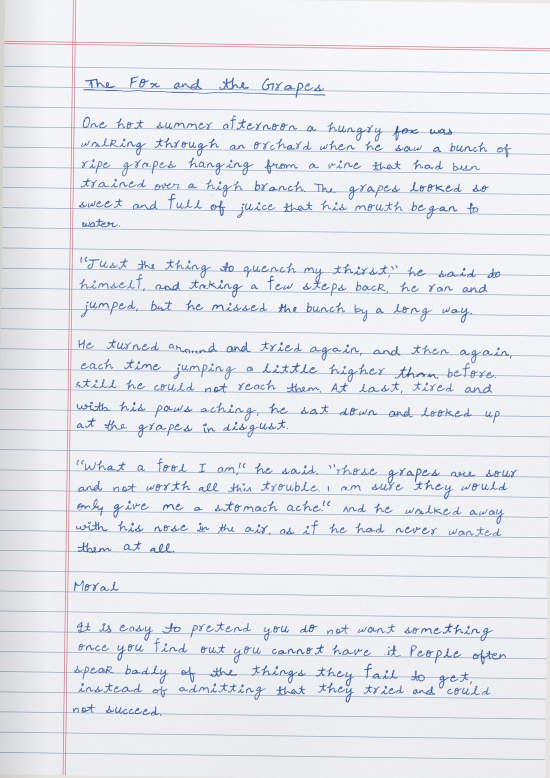
#> input picture examples/example_page.jpg, 1100 x 1556 px (shown at 1/2 size)
$ python -i pageclean.py   (imports and definitions only)
#> lines starting #> are read from the running program, lines starting #| are printed output that depends on the picture; after the words box and inside, x2 and y2 are one past the last pixel; in counts of white or black regions, pixels touching at a corner belong together
"""Clean a photo of handwriting on (ruled) paper.

Produces an ink map (0..1, how strongly each pixel is pen ink) with ruled
lines, margin lines and paper shading removed, plus the positions of the ruled
lines, which are used as baselines and as a size reference.

Used by harvest.py. Nothing here is specific to one person's handwriting.
"""
import cv2
import numpy as np
from PIL import Image, ImageOps

# [5 lines not run here, left out]


def load(path):
    im = ImageOps.exif_transpose(Image.open(path)).convert("RGB")
    return cv2.cvtColor(np.array(im), cv2.COLOR_RGB2BGR)


def darkness(bgr):
    """0..1 darkness of thin dark marks relative to the paper right around them.

    A morphological closing wider than any pen stroke gives the local paper
    brightness, so shadows, page curl and the desk around the page drop out
    and only stroke-sized marks (ink, ruled lines) remain.
    """
    v = bgr.mean(axis=2).astype(np.float32)
    k = int(max(9, round(min(v.shape) / 90))) | 1
    paper = cv2.morphologyEx(v, cv2.MORPH_CLOSE, cv2.getStructuringElement(cv2.MORPH_ELLIPSE, (k, k)))
    paper = cv2.GaussianBlur(paper, (0, 0), k / 4)
    d = np.clip((paper - v) / np.maximum(paper, 30.0), 0, 1)
    d[paper < 70] = 0          # very dark surroundings (desk, binding shadow)
    return d


def reddish(bgr):
    """Mask of red/pink pixels (notebook margin lines, red pen)."""
    b, g, r = [bgr[..., i].astype(np.int16) for i in range(3)]
    return (r - np.maximum(b, g)) > 22


def estimate_skew(mask):
    """Angle in degrees that makes horizontal structure most horizontal."""
    h, w = mask.shape
    k = 900.0 / max(h, w)
    small = cv2.resize(mask.astype(np.uint8) * 255, None, fx=k, fy=k, interpolation=cv2.INTER_AREA)
    best, best_a = -1, 0.0
    for a in np.arange(-8, 8.01, 0.25):
        M = cv2.getRotationMatrix2D((small.shape[1] / 2, small.shape[0] / 2), a, 1)
        rot = cv2.warpAffine(small, M, (small.shape[1], small.shape[0]))
        s = np.var(rot.sum(axis=1).astype(np.float64))
        if s > best:
            best, best_a = s, a
    # refine
    for a in np.arange(best_a - 0.25, best_a + 0.26, 0.05):
        M = cv2.getRotationMatrix2D((small.shape[1] / 2, small.shape[0] / 2), a, 1)
        rot = cv2.warpAffine(small, M, (small.shape[1], small.shape[0]))
        s = np.var(rot.sum(axis=1).astype(np.float64))
        if s > best:
            best, best_a = s, a
    return float(best_a)


def rotate(img, angle, border):
    h, w = img.shape[:2]
    M = cv2.getRotationMatrix2D((w / 2, h / 2), angle, 1)
    return cv2.warpAffine(img, M, (w, h), flags=cv2.INTER_CUBIC, borderMode=cv2.BORDER_CONSTANT, borderValue=border)


def _fit_curve(xs, ys, w, seg=120):
    """Centre line y(x) over the full width from a line's pixels.

    Piecewise medians over short segments follow page curl; outlier segments
    (underlines, letter bottoms) are dropped against their neighbours.
    """
    x0, x1 = int(xs.min()), int(xs.max())
    cx, cy = [], []
    for a in range(x0, x1 + 1, seg):
        m = (xs >= a) & (xs < a + seg)
        if m.sum() >= 12:
            cx.append(a + seg / 2)
            cy.append(float(np.median(ys[m])))
    cx, cy = np.array(cx), np.array(cy)
    if len(cx) >= 5:
        keep = np.ones(len(cx), bool)
        for i in range(len(cx)):
            nb = cy[max(i - 3, 0):i + 4]
            if abs(cy[i] - np.median(nb)) > 5:
                keep[i] = False
        if keep.sum() >= 3:
            cx, cy = cx[keep], cy[keep]
    if len(cx) == 1:
        return np.full(w, cy[0], np.float32)
    X = np.arange(w, dtype=np.float32)
    y = np.interp(X, cx, cy)
    # extend past the ends along the end slope
    k = min(3, len(cx) - 1)
    sl = (cy[k] - cy[0]) / (cx[k] - cx[0])
    sr = (cy[-1] - cy[-1 - k]) / (cx[-1] - cx[-1 - k])
    y = np.where(X < cx[0], cy[0] + (X - cx[0]) * sl, y)
    y = np.where(X > cx[-1], cy[-1] + (X - cx[-1]) * sr, y)
    y = cv2.GaussianBlur(y.astype(np.float32)[None, :], (0, 0), seg / 3)[0]
    return y


def find_rules(d, min_frac=0.25):
    """Ruled lines in a darkness map, traced as curves (pages bend and tilt).

    Returns (rule_mask, rules); each rule has a per-column centre line `yc`,
    its median `y` and stroke `thick`.
    """
    h, w = d.shape
    lo = (d > 0.07).astype(np.uint8)
    klen = max(25, w // 45)
    ker = cv2.getStructuringElement(cv2.MORPH_RECT, (klen, 1))
    horiz = cv2.morphologyEx(lo, cv2.MORPH_OPEN, ker)
    # 1-px steps of a tilted line: open a vertically thickened copy too
    horiz |= cv2.morphologyEx(cv2.dilate(lo, np.ones((3, 1), np.uint8)), cv2.MORPH_OPEN, ker) & lo
    bridge = cv2.dilate(horiz, cv2.getStructuringElement(cv2.MORPH_RECT, (81, 3)))
    n, lab, st, _ = cv2.connectedComponentsWithStats(bridge, 8)
    rules = []
    for i in range(1, n):
        x, y, ww, hh, _a = st[i]
        if ww < min_frac * w or hh > h / 10:
            continue
        sub = horiz[y:y + hh, x:x + ww] & (lab[y:y + hh, x:x + ww] == i)
        ys_, xs_ = np.nonzero(sub)
        if len(xs_) < 0.15 * w:
            continue
        # per-column centre
        cols = np.bincount(xs_, minlength=ww)
        sums = np.bincount(xs_, weights=ys_, minlength=ww)
        have = cols > 0
        _ = sums
        yc = _fit_curve(xs_.astype(np.float64) + x, ys_.astype(np.float64) + y, w)
        thick = float(np.median(cols[have]))
        rules.append({"y": float(np.median(yc)), "yc": yc, "thick": max(min(thick, 8.0), 1.0)})
    rules.sort(key=lambda r: r["y"])
    out = []
    for r in rules:   # pieces of the same line found twice
        if out and np.median(np.abs(r["yc"] - out[-1]["yc"])) < 6:
            continue
        out.append(r)
    return horiz, out


def rule_spacing(rules):
    if len(rules) < 3:
        return None
    gaps = np.diff([r["y"] for r in rules])
    med = np.median(gaps)
    good = gaps[(gaps > 0.6 * med) & (gaps < 1.4 * med)]
    return float(np.median(good)) if len(good) else float(med)


def remove_rules(d, rules, horiz):
    """Erase ruled lines from the darkness map.

    Ink and the printed line combine multiplicatively (1-d = (1-line)(1-ink)),
    so dividing out a per-block model of the line's darkness profile recovers
    the ink even where a letter sits on or crosses the line.
    """
    out = d.copy()
    h, w = d.shape
    block = 40
    for r in rules:
        half = r["thick"] / 2 + 1.5
        R = int(np.ceil(half)) + 1
        offs = np.arange(-R, R + 1)
        yc = np.round(r["yc"]).astype(int)
        for x0 in range(0, w, block):
            x1 = min(x0 + block, w)
            cols = np.arange(x0, x1)
            ys = np.clip(yc[cols][None, :] + offs[:, None], 0, h - 1)
            vals = d[ys, cols[None, :]]                    # (rows, cols)
            prof = np.percentile(vals, 45, axis=1)          # line darkness per row offset
            prof = np.clip(prof, 0, 0.95)
            ink = 1 - (1 - vals) / (1 - prof[:, None])
            ink = np.clip(ink * 1.08 - 0.03, 0, 1)
            out[ys, cols[None, :]] = ink
    for r in rules:
        half = r["thick"] / 2 + 1.5
        # leftovers that live entirely inside the line band are bits of the line
        y0 = int(max(np.floor(r["yc"].min() - half) - 1, 0))
        y1 = int(min(np.ceil(r["yc"].max() + half) + 2, h))
        sub = (out[y0:y1] > 0.12).astype(np.uint8)
        n, lab, st, _ = cv2.connectedComponentsWithStats(sub, 8)
        drop = []
        for i in range(1, n):
            x, y, ww, hh, _a = st[i]
            cx = min(x + ww // 2, w - 1)
            yt = y0 + y
            yb = y0 + y + hh - 1
            inside = yt >= np.floor(r["yc"][cx] - half) - 1 and yb <= np.ceil(r["yc"][cx] + half) + 1
            if not inside:
                continue
            ext = out[max(yt - 2, 0):yt, x:x + ww].max(initial=0) > 0.2 or out[yb + 1:yb + 3, x:x + ww].max(initial=0) > 0.2
            if not ext:
                drop.append(i)
        if drop:
            region = out[y0:y1]
            region[np.isin(lab, drop)] = 0
    return out


def colour_split(bgr, d, ink, rules):
    """When the pen is bluer than the printed lines (common: blue/violet pen on
    grey or black rules), use colour to remove what's left of the lines under
    words, then bridge strokes that crossed a line. No-op when they match."""
    h, w = d.shape
    b, g, r = [bgr[..., i].astype(np.float32) for i in range(3)]
    chroma = cv2.blur(b - (r + g) / 2, (3, 3))
    band = np.zeros((h, w), np.uint8)
    cols = np.arange(w)
    for ru in rules:
        yc = np.round(ru["yc"]).astype(int)
        half = int(np.ceil(ru["thick"] / 2)) + 1
        for off in range(-half, half + 1):
            band[np.clip(yc + off, 0, h - 1), cols] = 1
    bandb = band.astype(bool)
    near = cv2.dilate(band, np.ones((11, 1), np.uint8)).astype(bool)
    strong_ink = (d > 0.35) & ~near
    on_line = bandb & (d > 0.12)
    if strong_ink.sum() < 500 or on_line.sum() < 500:
        return ink
    ink_c = float(np.median(chroma[strong_ink]))
    line_c = float(np.median(chroma[on_line]))
    if ink_c - line_c < 8:
        return ink
    thr = (ink_c + line_c) / 2
    out = ink.copy()
    # only weak leftovers of the line go; ink that clearly survived the
    # line-division step (letter bottoms sitting on the line) stays
    # line pixels form long horizontal runs of the line's colour; the bottoms
    # of letters resting on the line only make short ones
    sp = np.median(np.diff([ru["y"] for ru in rules])) if len(rules) > 2 else 60
    runs = (bandb & (chroma < thr)).astype(np.uint8)
    klen = max(9, int(0.28 * sp))
    kill = cv2.morphologyEx(runs, cv2.MORPH_OPEN, cv2.getStructuringElement(cv2.MORPH_RECT, (klen, 1))).astype(bool)
    out[kill] = 0
    # bridge: a stroke continuing straight through the band
    for ru in rules:
        yc = np.round(ru["yc"]).astype(int)
        half = int(np.ceil(ru["thick"] / 2)) + 1
        top = np.clip(yc - half - 1, 0, h - 1)
        bot = np.clip(yc + half + 1, 0, h - 1)
        a_ = out[top, cols]
        b_ = out[bot, cols]
        cross = (a_ > 0.3) & (b_ > 0.3)
        for x in np.nonzero(cross)[0]:
            seg = slice(top[x], bot[x] + 1)
            out[seg, x] = np.maximum(out[seg, x], min(a_[x], b_[x]))
    return out


def clean_page(bgr, deskew=True):
    """Returns dict with deskewed bgr, ink map, rules, spacing, angle."""
    red = reddish(bgr)
    d = darkness(bgr)
    d[red] = 0
    angle = 0.0
    if deskew:
        angle = estimate_skew(d > 0.1)
        if abs(angle) > 0.05:
            bgr = rotate(bgr, angle, (255, 255, 255))
            d = rotate(d, angle, 0)
    horiz, rules = find_rules(d)
    ink = remove_rules(d, rules, horiz) if rules else d.copy()
    if rules:
        ink = colour_split(bgr, d, ink, rules)
    # vertical margin lines: long thin vertical runs
    lo = (ink > 0.07).astype(np.uint8)
    vk = max(40, ink.shape[0] // 10)
    lo_w = cv2.dilate(lo, np.ones((1, 3), np.uint8))
    vert = cv2.morphologyEx(lo_w, cv2.MORPH_OPEN, cv2.getStructuringElement(cv2.MORPH_RECT, (1, vk)))
    vert = cv2.dilate(vert, np.ones((1, 3), np.uint8))
    n, lab, st, _ = cv2.connectedComponentsWithStats(vert, 8)
    for i in range(1, n):
        if st[i, 3] > vk and st[i, 2] < max(12, ink.shape[1] // 150):  # long and thin
            ink[lab == i] = 0
    # margin lines: columns that have ink down most of the page
    colfrac = cv2.dilate((ink > 0.08).astype(np.uint8), np.ones((1, 3), np.uint8)).mean(axis=0)
    for x in np.where(colfrac > 0.33)[0]:
        ink[:, max(x - 2, 0):x + 3] = 0
    return {"bgr": bgr, "ink": ink, "rules": rules, "spacing": rule_spacing(rules), "angle": angle}

>>> import cv2
>>> picture = cv2.cvtColor(cv2.imread('../examples/example_page.jpg'), cv2.COLOR_BGR2RGB)
>>> result = clean_page(picture)
#> in reddish, `return (r - np.maximum(b, g)) > 22`:
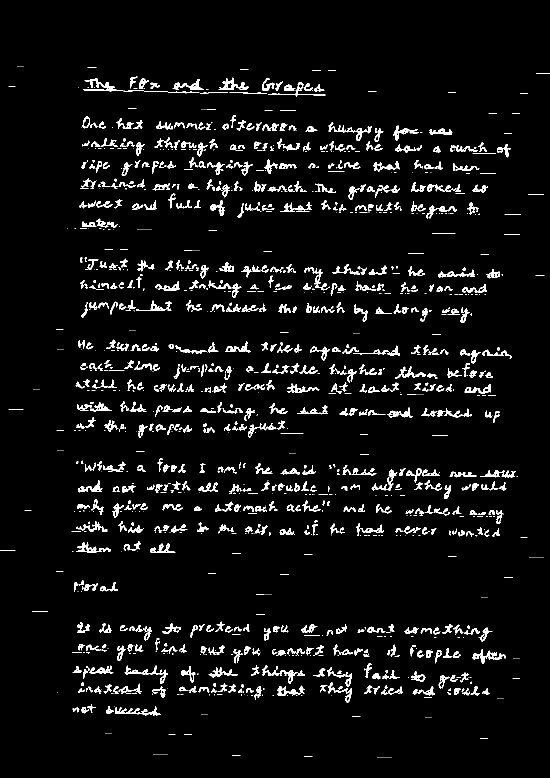
#> returned value: shape (1556, 1100) bool (shown at 1/2 size); 5.4% white; 1459 white regions (648 under 20 px), largest, box (x1, y1, x2, y2) and area: (657, 245, 744, 282) 616, (249, 1331, 336, 1368) 606, (230, 1412, 321, 1432) 578
#> in clean_page, `d[red] = 0`: d: shape (1556, 1100) float32; min 0, max 0.734, mean 0.0217
#> the loop in estimate_skew, `for a in np.arange(-8, 8.01, 0.25):` made 65 passes
#> (s, best, best_a) on passes 1, 2, 3, 6, 7, 8, 13, 14, 15, 16, 17, 20: (3175234.4, 3175234.4, -8), (3506559.7, 3506559.7, -7.75), (3982474.2, 3982474.2, -7.5), (4238715.1, 4238715.1, -6.75), (4466241.6, 4466241.6, -6.5), (4488996.8, 4488996.8, -6.25), (4906797.8, 4906797.8, -5), (5448033.6, 5448033.6, -4.75), (5509225, 5509225, -4.5), (5535234.5, 5535234.5, -4.25), (5798882.5, 5798882.5, -4), (5836246, 5836246, -3.25)
#> s on passes 4, 5, 9, 10, 11, 12: 3915992.7, 3917309.4, 4342956.1, 4212721.5, 3987487.8, 4462937.2
#> after the loop in estimate_skew, `for a in np.arange(-8, 8.01, 0.25):`: best = 342386961.2; best_a = 0.75
#> the loop in estimate_skew, `for a in np.arange(best_a - 0.25, best_a + 0.26, 0.05):` made 11 passes
#> s on passes 1 to 11: 183475749.5, 212543620.2, 247155130.7, 284739535.1, 319441790.1, 342386961.2, 337723220.7, 310295398.7, 273434858.4, 236626183.6, 204181702.1
#> pass 1, in estimate_skew, `rot = cv2.warpAffine(small, M, (small.shape[1], small.shape[0]))`:
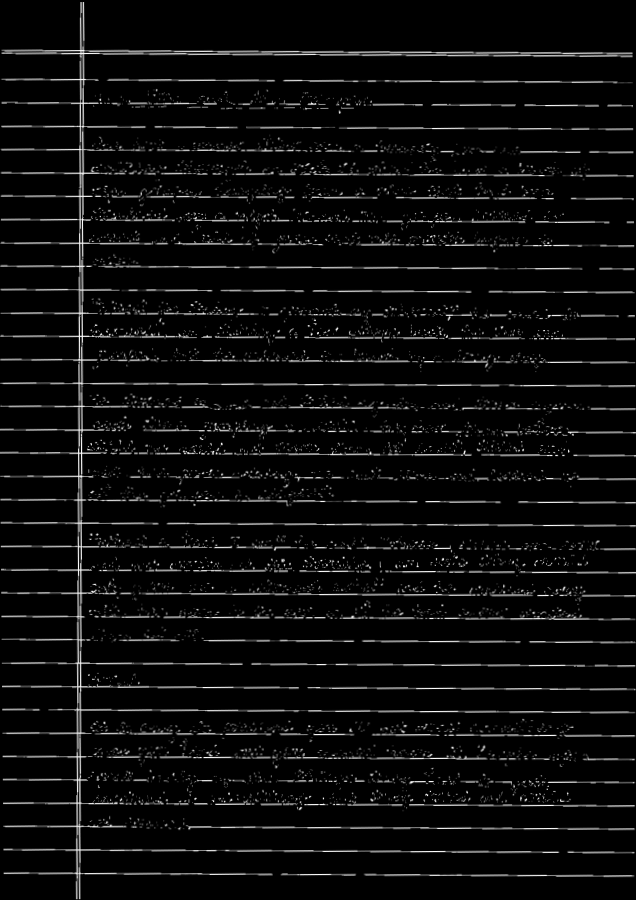
#> rot: shape (900, 636); min 0, max 255, mean 12.3
#> after the loop in estimate_skew, `for a in np.arange(best_a - 0.25, best_a + 0.26, 0.05):`: best = 342386961.2; best_a = 0.75
#> in rotate, `M = cv2.getRotationMatrix2D((w / 2, h / 2), angle, 1)`: M = [[1, 0.0131, -10.14], [-0.0131, 1, 7.27]]
#> in find_rules, `lo = (d > 0.07).astype(np.uint8)`: lo: shape (1556, 1100); values 0 (black) and 1 (white), 6.2% white in thin lines or dots
#> in find_rules, `horiz = cv2.morphologyEx(lo, cv2.MORPH_OPEN, ker)`: horiz: shape (1556, 1100); values 0 (black) and 1 (white), 3.7% white in thin lines or dots
#> in find_rules, `horiz |= cv2.morphologyEx(cv2.dilate(lo, np.ones((3, 1), np.uint8)), c..`:
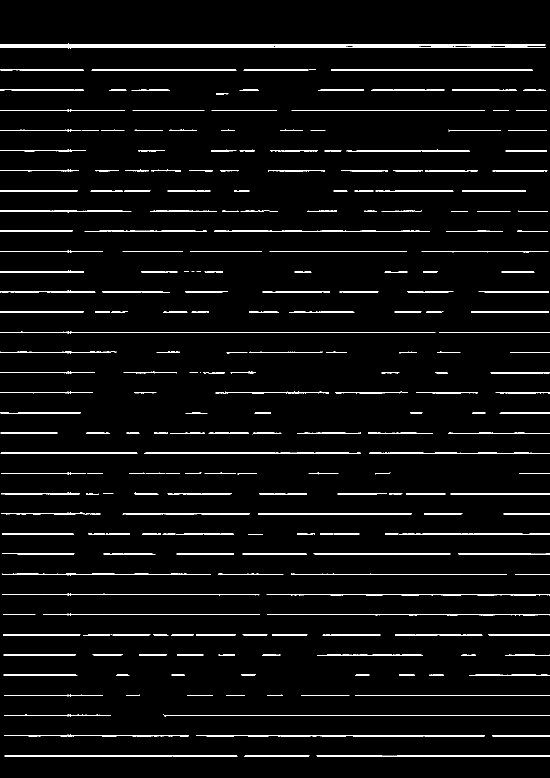
#> horiz: shape (1556, 1100) (shown at 1/2 size); values 0 (black) and 1 (white), 4.1% white in thin lines or dots
#> in find_rules, `bridge = cv2.dilate(horiz, cv2.getStructuringElement(cv2.MORPH_RECT, (..`: bridge: shape (1556, 1100); values 0 (black) and 1 (white), 11% white; 67 white regions, largest, box (x1, y1, x2, y2) and area: (0, 86, 1100, 98) 10522, (0, 1307, 1100, 1313) 5779, (0, 621, 1100, 627) 5737
#> in find_rules, `n, lab, st, _ = cv2.connectedComponentsWithStats(bridge, 8)`:
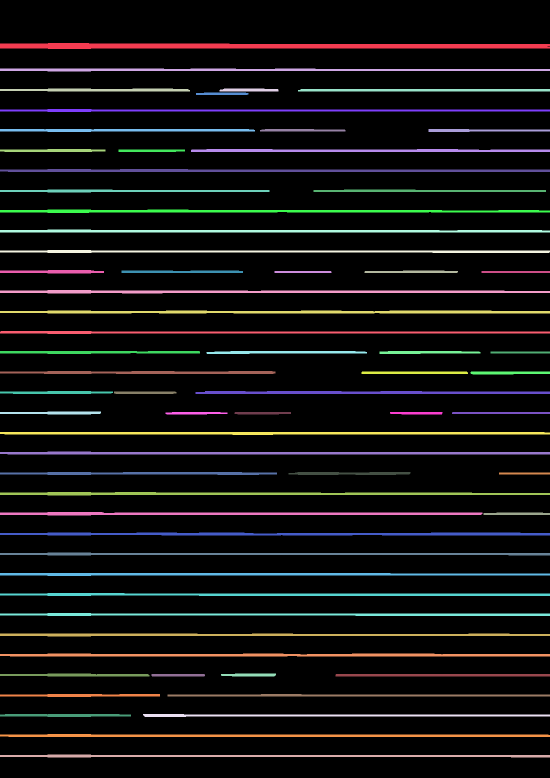
#> lab: shape (1556, 1100) int32 (shown at 1/2 size); 68 distinct labels, from 0 to 67; one colour per label, 0 black
#> in find_rules, `n, lab, st, _ = cv2.connectedComponentsWithStats(bridge, 8)`: n = 68; st = 68 rows, first 6: [0, 0, 1100, 1556, 1522799], [0, 86, 1100, 12, 10522], [0, 137, 1100, 6, 4987], [0, 177, 380, 6, 1966], [439, 177, 118, 6, 662], [596, 178, 504, 5, 2510]
#> the loop in find_rules, `for i in range(1, n):` made 67 passes
#> (x, ww, hh, x0 in _fit_curve, x1 in _fit_curve, thick) on passes 1, 2, 3, 5, 7, 8, 13, 14, 15, 16, 17, 18: (0, 1100, 12, 0, 1090, 5), (0, 1100, 6, 0, 1065, 2), (0, 380, 6, 0, 339, 2), (596, 504, 5, 636, 1091, 3), (0, 1100, 6, 0, 1092, 2), (0, 510, 6, 0, 469, 2), (382, 718, 6, 422, 1093, 3), (0, 1100, 6, 0, 1094, 2), (0, 539, 6, 0, 498, 2), (627, 465, 5, 667, 1051, 2), (0, 1100, 7, 0, 1095, 2), (0, 1100, 6, 0, 1095, 2)
#> (x, ww, hh) on passes 4, 6, 9, 10, 11, 12: (439, 118, 6), (392, 105, 5), (520, 171, 5), (857, 243, 6), (0, 211, 6), (237, 133, 5)
#> the loop in find_rules, `for r in rules:` made 39 passes
#> the loop in remove_rules, `for r in rules:` made 34 passes
#> after the loop in remove_rules, `for r in rules:`:
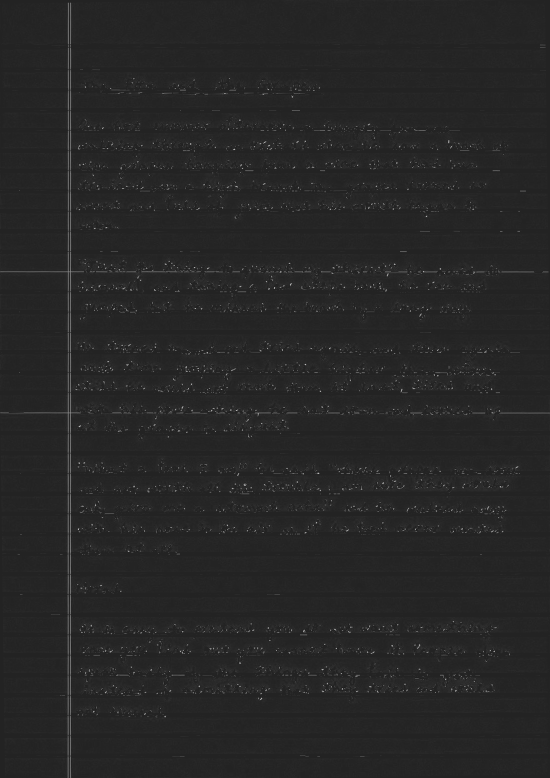
#> out: shape (1556, 1100) float32 (shown at 1/2 size); min -0.124, max 0.768, mean 0.0115; drawn with min black and max white
#> in colour_split, `band = np.zeros((h, w), np.uint8)`: band: shape (1556, 1100); every value is 0
#> the loop in colour_split, `for ru in rules:` made 34 passes
#> after the loop in colour_split, `for ru in rules:`:
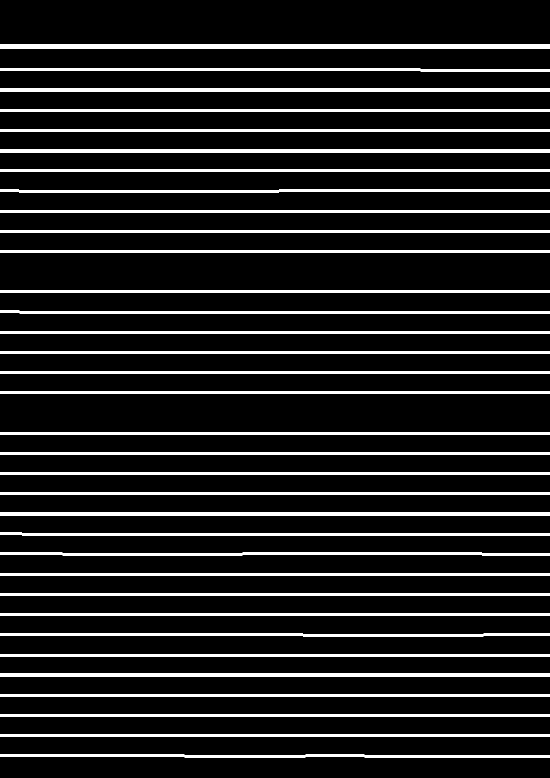
#> band: shape (1556, 1100) (shown at 1/2 size); values 0 (black) and 1 (white), 11.7% white; 34 white regions, largest, box (x1, y1, x2, y2) and area: (0, 89, 1100, 98) 9900, (0, 177, 1100, 184) 7700, (0, 298, 1100, 305) 7700
#> in colour_split, `near = cv2.dilate(band, np.ones((11, 1), np.uint8)).astype(bool)`: near: shape (1556, 1100) bool; 33.5% white; 34 white regions, largest, box (x1, y1, x2, y2) and area: (0, 84, 1100, 103) 20900, (0, 172, 1100, 189) 18700, (0, 293, 1100, 310) 18700
#> in colour_split, `strong_ink = (d > 0.35) & ~near`: strong_ink: shape (1556, 1100) bool; 0.13% white in thin lines or dots, all inside (x1, y1, x2, y2) = (136, 6, 1036, 1555)
#> in colour_split, `on_line = bandb & (d > 0.12)`: on_line: shape (1556, 1100) bool; 3.5% white in thin lines or dots
#> in clean_page, `lo = (ink > 0.07).astype(np.uint8)`: lo: shape (1556, 1100); values 0 (black) and 1 (white), 1.8% white in thin lines or dots
#> in clean_page, `lo_w = cv2.dilate(lo, np.ones((1, 3), np.uint8))`: lo_w: shape (1556, 1100); values 0 (black) and 1 (white), 3.5% white; 4330 white regions (3777 under 20 px), largest, box (x1, y1, x2, y2) and area: (0, 95, 169, 1556) 13146, (134, 5, 144, 89) 735, (282, 536, 403, 545) 367
#> in clean_page, `vert = cv2.morphologyEx(lo_w, cv2.MORPH_OPEN, cv2.getStructuringElemen..`: vert: shape (1556, 1100); values 0 (black) and 1 (white), 0.55% white; 4 white regions, box (x1, y1, x2, y2) and area: (135, 95, 138, 1471) 4128, (139, 705, 143, 1556) 3279, (140, 140, 143, 704) 1692, (134, 1472, 138, 1556) 336
#> in clean_page, `vert = cv2.dilate(vert, np.ones((1, 3), np.uint8))`: vert: shape (1556, 1100); values 0 (black) and 1 (white), 0.84% white; 1 white region, box (x1, y1, x2, y2) and area: (133, 95, 144, 1556) 14337
#> after the loop in clean_page, `for i in range(1, n):`:
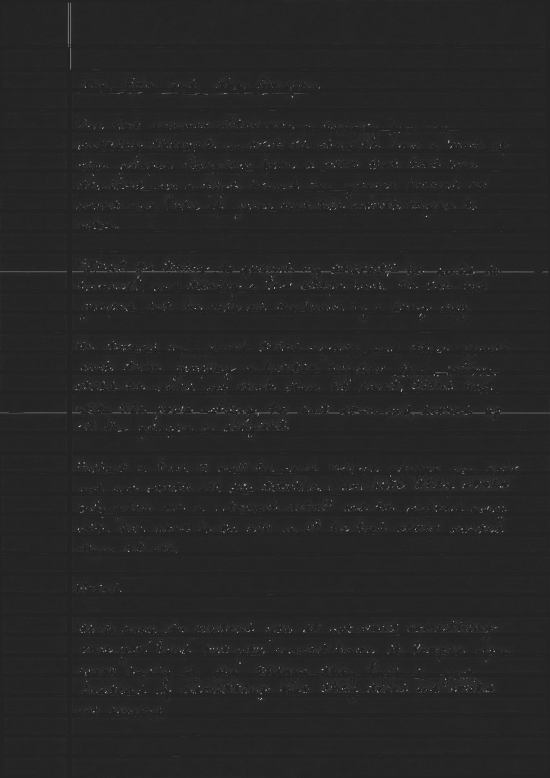
#> ink: shape (1556, 1100) float32 (shown at 1/2 size); min -0.124, max 0.768, mean 0.0101; drawn with min black and max white
